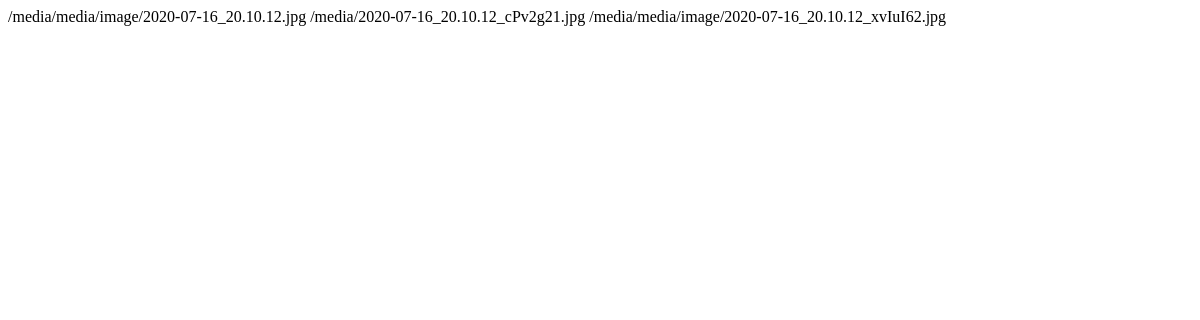
The page /mine/ on the database as committed earlier.
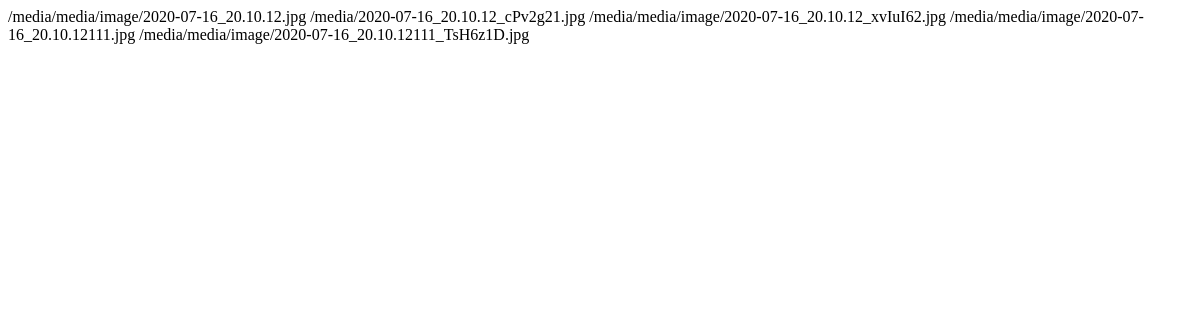
The same page on the database as committed later.
### article/models.py (models this page shows, shortened)
class News(models.Model):
    name = models.CharField(max_length=255, verbose_name="Имя")
    create_date = models.DateField(verbose_name="Дата")
    comment = models.ForeignKey(Comment, on_delete=models.CASCADE, null=True)
    image = models.ImageField(verbose_name="Картинка", upload_to='media/image/')
    file = models.FileField(upload_to='media/file/')
    class Meta:
        verbose_name = "News"
        verbose_name_plural = "News"

### article/views.py (the view)
# urls.py: url(r'^mine/$', NewsView.as_view(), name='my-view'),
class NewsView(TemplateView):
    template_name = "index.html"
    def get_context_data(self, **kwargs):
        context = super(NewsView, self).get_context_data(**kwargs)
        context['News'] = News.objects.all()
        return context

### article/templates/index.html (shortened to what this page needs)
<!DOCTYPE html>
<html lang="en">
<head>
</head>
<body>
{% for i in News %}
    {{ i.image.url }}
{% endfor %}
</body>
</html>

Rows that differ between the two databases and show on the page:
added News: image "/media/media/image/2020-07-16_20.10.12111.jpg"
added News: image "/media/media/image/2020-07-16_20.10.12111_TsH6z1D.jpg"
